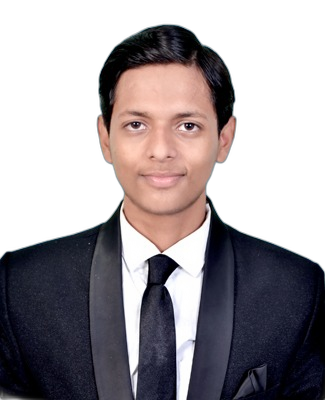
#> input picture IMG-nobg.png, 325 x 400 px
$ python process_img_solid.py
#> lines starting #> are read from the running program, lines starting #| are printed output that depends on the picture
from PIL import Image, ImageEnhance, ImageFilter
import numpy as np
from scipy.ndimage import gaussian_filter

def process_hero_image(input_path, output_path):
#> called with input_path = 'IMG-nobg.png', output_path = 'IMG-enhanced.png'
    img = Image.open(input_path).convert('RGBA')
#> img is the input picture: PIL image 325x400 RGBA; mean R, G, B, A 52.6, 46.6, 50.3, 147.6

    # Enhance Brightness and Contrast
    enhancer_contrast = ImageEnhance.Contrast(img)
    img = enhancer_contrast.enhance(1.15)
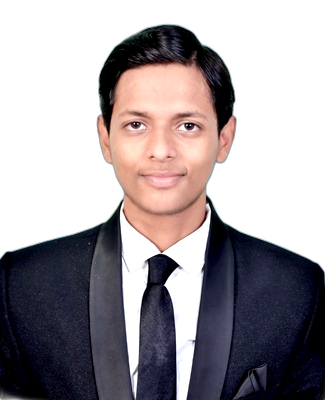
#> img: PIL image 325x400 RGBA; mean R, G, B, A 54.8, 48.2, 52.2, 147.6; transparent parts drawn white
    enhancer_brightness = ImageEnhance.Brightness(img)
    img = enhancer_brightness.enhance(1.05)

    arr = np.array(img)
    alpha = arr[:, :, 3].astype(float)
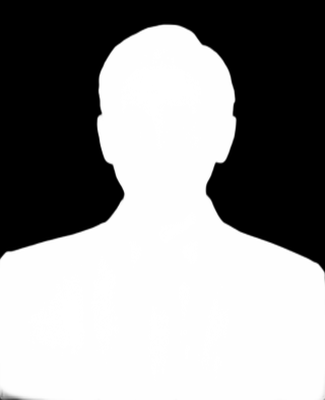
#> alpha: shape (400, 325) float64; min 0, max 255, mean 147.6

    # Soften/Feather edges
    alpha = gaussian_filter(alpha, sigma=1.5)
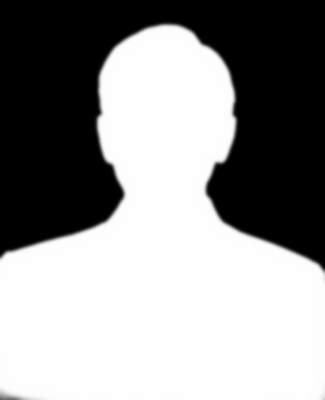
#> alpha: shape (400, 325) float64; min 0, max 255, mean 147.6

    arr[:, :, 3] = np.clip(alpha, 0, 255).astype(np.uint8)
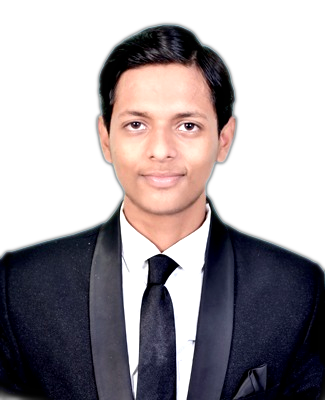
#> arr: shape (400, 325, 4); mean R, G, B, A 56.2, 49.8, 53.9, 147.4; transparent parts drawn white

    final_img = Image.fromarray(arr)
    final_img.save(output_path)
    print("Enhanced solid image saved.")

if __name__ == "__main__":
    process_hero_image('IMG-nobg.png', 'IMG-enhanced.png')
